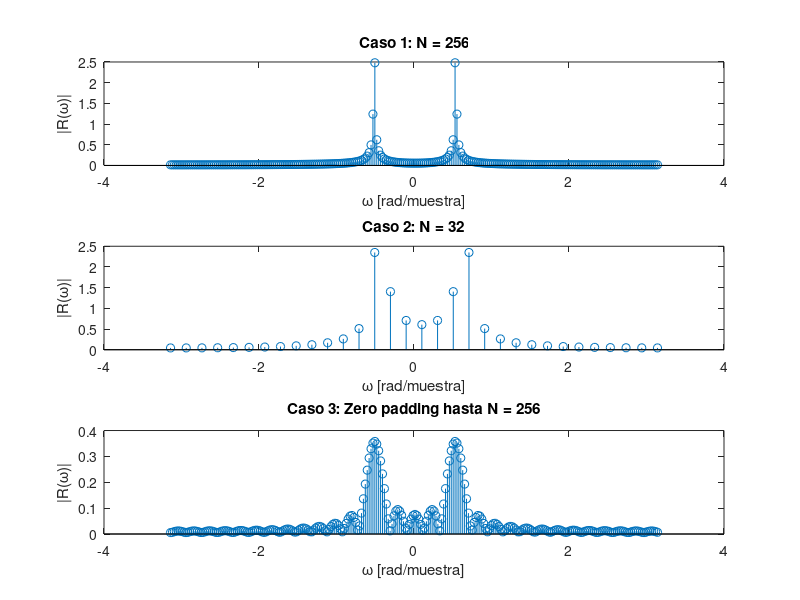

MATLAB code to generate this figure:
% Ejercicio 1 - Comparación espectral de tres casos


N_full = 256;
N_short = 32;


n1 = 0:N_full-1;
r1 = 6 * sin(2*pi*n1/12);

R1 = fftshift(fft(r1)) / N_full;
w1 = linspace(-pi, pi, N_full);
[max_val1, idx1] = max(abs(R1));
omega1 = w1(idx1);
k1 = (omega1 * N_full) / (2*pi);
f1 = k1 / N_full;
T1 = 1 / f1;


n2 = 0:N_short-1;
r2 = 6 * sin(2*pi*n2/12);

R2 = fftshift(fft(r2)) / N_short;
w2 = linspace(-pi, pi, N_short);
[max_val2, idx2] = max(abs(R2));
omega2 = w2(idx2);
k2 = (omega2 * N_short) / (2*pi);
f2 = k2 / N_short;
T2 = 1 / f2;

% ----------- Caso 3: Señal truncada con zero padding (N = 256) ----------
r3 = [r2 zeros(1, N_full - N_short)];

R3 = fftshift(fft(r3)) / N_full;
w3 = linspace(-pi, pi, N_full);
[max_val3, idx3] = max(abs(R3));
omega3 = w3(idx3);
k3 = (omega3 * N_full) / (2*pi);
f3 = k3 / N_full;
T3 = 1 / f3;

% ----------- Mostrar resultados ----------
fprintf("Periodo estimado - Caso 1 (N=256): %.2f muestras\n", T1);
fprintf("Periodo estimado - Caso 2 (N=32): %.2f muestras\n", T2);
fprintf("Periodo estimado - Caso 3 (N=32+relleno): %.2f muestras\n", T3);

% ----------- Representaciones ----------
figure;
subplot(3,1,1); stem(w1, abs(R1)); title('Caso 1: N = 256');
xlabel('\omega [rad/muestra]'); ylabel('|R(\omega)|');

subplot(3,1,2); stem(w2, abs(R2)); title('Caso 2: N = 32');
xlabel('\omega [rad/muestra]'); ylabel('|R(\omega)|');

subplot(3,1,3); stem(w3, abs(R3)); title('Caso 3: Zero padding hasta N = 256');
xlabel('\omega [rad/muestra]'); ylabel('|R(\omega)|');
